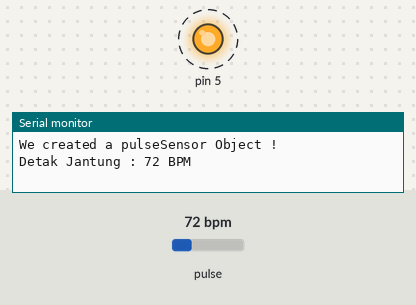
Recording of a sketch running on a simulated Arduino Uno, built with avr-gcc and run on an emulated ATmega328P. On the bench: output pins drawn as LEDs (lit = HIGH), the last lines printed to the serial monitor. Dashed ring = blinking. The test bench sets the inputs (shaded band); at power-on: pulse 72 bpm.

Above: at 1.3 s.
1.4 s: pulse set to 118 bpm
4.4 s: pulse set to 122 bpm
At 5.4 s:
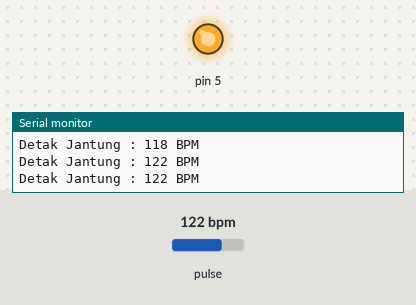
5.9 s: pulse set to 70 bpm
At 8.8 s:
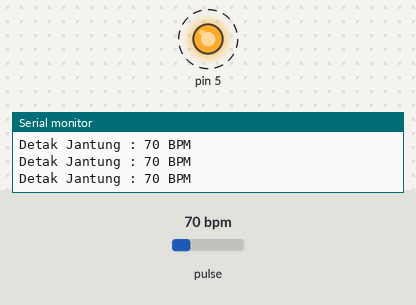
8.9 s: pulse set to 130 bpm
At 9.9 s:
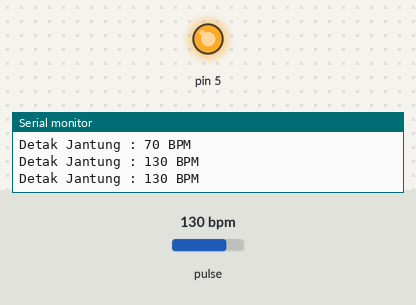
Timing chart, 0 to 11.4 s (numbered marks = the images above; inputs shaded):
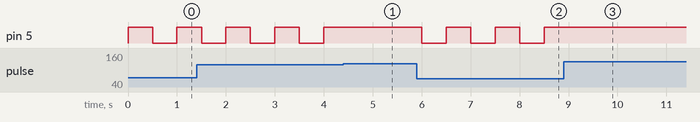

The sketch:

Getting_BPM_to_Monitor.ino
```cpp
#include <PulseSensorPlayground.h>     // Includes the PulseSensorPlayground Library.

//  Variables
const int PulseWire = 4;        // PulseSensor PURPLE WIRE connected to ANALOG PIN 4
const int LED = 5;              // The on-board Arduino LED, close to PIN 13.
int Threshold = 550;            // Determine which Signal to "count as a beat" and which to ignore.
                                // Use the "Gettting Started Project" to fine-tune Threshold Value beyond default setting.
                                // Otherwise leave the default "550" value.

PulseSensorPlayground pulseSensor;  // Creates an instance of the PulseSensorPlayground object called "pulseSensor"

void setup() {
  Serial.begin(9600);
  pulseSensor.analogInput(PulseWire);
  pulseSensor.blinkOnPulse(LED);
  pulseSensor.setThreshold(Threshold);

  if (pulseSensor.begin()) {
    Serial.println("We created a pulseSensor Object !");  //This prints one time at Arduino power-up,  or on Arduino reset.
  }

}

void loop() {

  if (pulseSensor.sawStartOfBeat()) {
    int myBPM = pulseSensor.getBeatsPerMinute();
    Serial.print("Detak Jantung : ");
    Serial.print(myBPM);
    Serial.println(" BPM");
  }

  delay(500);
}
```

Measured:
- the behaviour switches between 119 and 120 bpm on pulse (found by bisection; images 0 and 1)
- after the input at 4.4 s, pin 5: stays HIGH (without the input it goes to LOW after 0.10 s)
- after the input at 5.9 s, pin 5: alternates HIGH for 0.50 s and LOW for 0.50 s, starting after 0.11 s
- after the input at 8.9 s, pin 5: stops changing and stays HIGH
- by itself, pin 5: alternates HIGH for 0.50 s and LOW for 0.50 s
